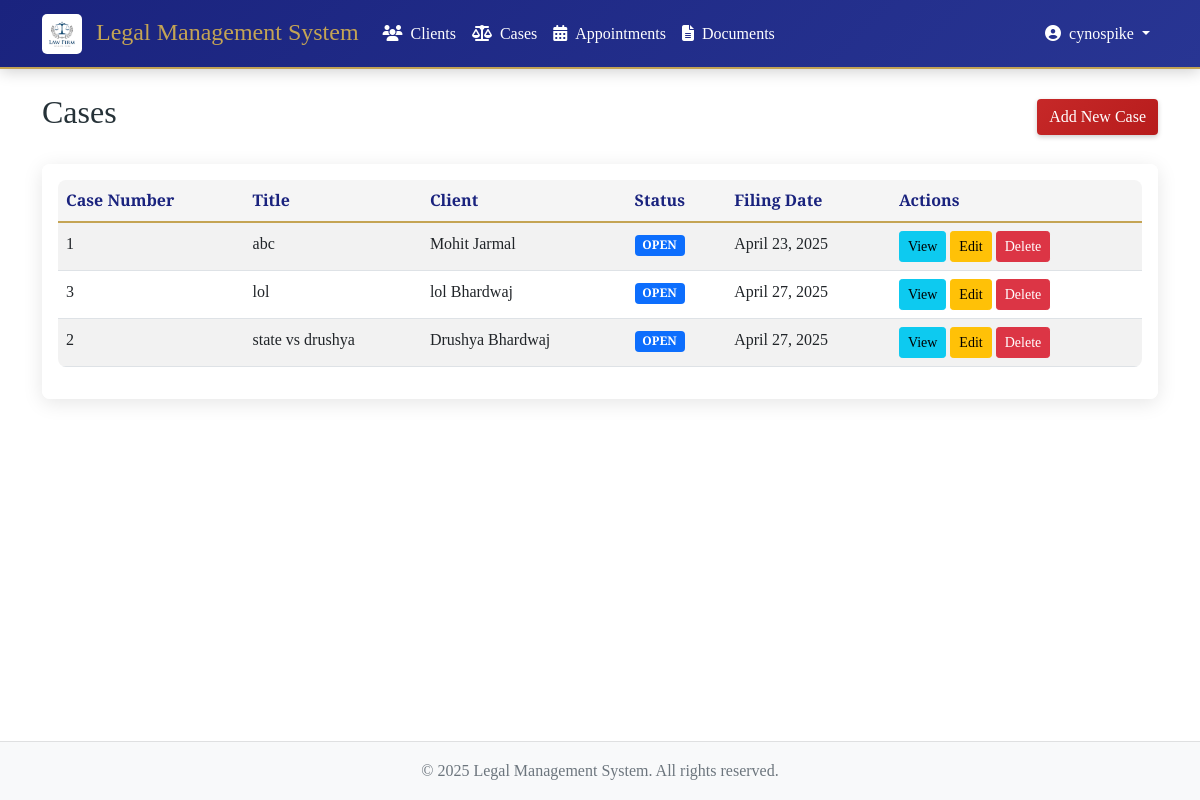
The app's page /cases/ (signed in) with its own data.
### cases/models.py (models this page shows, shortened)
class Case(models.Model):
    STATUS_CHOICES = [
        ('OPEN', 'Open'),
        ('IN_PROGRESS', 'In Progress'),
        ('CLOSED', 'Closed'),
    ]
    title = models.CharField(max_length=200)
    client = models.ForeignKey(Client, on_delete=models.CASCADE, related_name='cases')
    case_number = models.IntegerField()
    assigned_attorney = models.CharField(max_length=50)
    description = models.TextField(default=" ")
    court_name = models.CharField(max_length=50,default='District Court')
    status = models.CharField(max_length=20, choices=STATUS_CHOICES, default='OPEN')
    created_at = models.DateTimeField(auto_now_add=True)
    filing_date = models.DateField(default=datetime.date.today)
    updated_at = models.DateTimeField(auto_now=True)

### clients/models.py (models this page shows, shortened)
class Client(models.Model):
    first_name = models.CharField(max_length=100)
    last_name = models.CharField(max_length=100)
    email = models.EmailField()
    phone = models.CharField(max_length=20)
    address = models.TextField()
    date_of_birth = models.DateField()
    created_at = models.DateTimeField(auto_now_add=True)
    class Meta:
        ordering = ['-created_at']

### cases/views.py (the view)
# urls.py: path('', views.case_list, name='case_list'),
@login_required
def case_list(request):
    cases = Case.objects.all().order_by('-created_at')
    return render(request, 'cases/case_list.html', {'cases': cases})

### templates/cases/case_list.html (shortened to what this page needs)
{% extends 'base.html' %}
{% block content %}
<div class="d-flex justify-content-between align-items-center mb-4">
    <h2>Cases</h2>
    <a href="{% url 'cases:case_create' %}" class="btn btn-primary">Add New Case</a>
</div>
<div class="card">
    <div class="card-body">
        <div class="table-responsive">
            <table class="table table-striped">
                <thead>
                    <tr>
                        <th>Case Number</th>
                        <th>Title</th>
                        <th>Client</th>
                        <th>Status</th>
                        <th>Filing Date</th>
                        <th>Actions</th>
                    </tr>
                </thead>
                <tbody>
                    {% for case in cases %}
                    <tr>
                        <td>{{ case.case_number }}</td>
                        <td>{{ case.title }}</td>
                        <td>{{ case.client.first_name }} {{ case.client.last_name }}</td>
                        <td><span class="badge bg-{% if case.status == 'OPEN' %}primary{% elif case.status == 'PENDING' %}warning{% else %}success{% endif %}">{{ case.status }}</span></td>
                        <td>{{ case.filing_date }}</td>
                        <td>
                            <a href="{% url 'cases:case_detail' case.pk %}" class="btn btn-sm btn-info">View</a>
                            <a href="{% url 'cases:case_update' case.pk %}" class="btn btn-sm btn-warning">Edit</a>
                            <a href="{% url 'cases:case_delete' case.pk %}" class="btn btn-sm btn-danger">Delete</a>
                        </td>
                    </tr>
                    {% empty %}
                    <tr>
                        <td colspan="6" class="text-center">No cases found.</td>
                    </tr>
                    {% endfor %}
                </tbody>
            </table>
        </div>
    </div>
</div>
{% endblock %}

### templates/base.html (shortened to what this page needs)
{% load static %}
<!DOCTYPE html>
<html lang="en">
<head>
    <link href="https://cdn.jsdelivr.net/npm/bootstrap@5.1.3/dist/css/bootstrap.min.css" rel="stylesheet">
    <link rel="stylesheet" href="https://cdnjs.cloudflare.com/ajax/libs/font-awesome/6.5.1/css/all.min.css">
    <link rel="stylesheet" href="{% static 'css/style.css' %}">
    <link rel="stylesheet" href="{% static 'css/animations.css' %}">
</head>
<body>
    <nav class="navbar navbar-expand-lg navbar-dark">
        <div class="container">
            <a class="navbar-brand" href="{% url 'dashboard' %}">
                <img src="{% static 'images/logo.png' %}" alt="Legal Management System" height="40" class="me-2">
                Legal Management System
            </a>
            {% if user.is_authenticated %}
            <div class="collapse navbar-collapse" id="navbarNav">
                <ul class="navbar-nav me-auto">
                    <li class="nav-item">
                        <a class="nav-link" href="{% url 'clients:client_list' %}">
                            <i class="fas fa-users me-2"></i>Clients
                        </a>
                    </li>
                    <li class="nav-item">
                        <a class="nav-link" href="{% url 'cases:case_list' %}">
                            <i class="fas fa-balance-scale me-2"></i>Cases
                        </a>
                    </li>
                    <li class="nav-item">
                        <a class="nav-link" href="{% url 'appointments:appointment_list' %}">
                            <i class="fas fa-calendar-alt me-2"></i>Appointments
                        </a>
                    </li>
                    <li class="nav-item">
                        <a class="nav-link" href="{% url 'documents:document_list' %}">
                            <i class="fas fa-file-alt me-2"></i>Documents
                        </a>
                    </li>
                </ul>
                <div class="navbar-nav">
                    <div class="nav-item dropdown">
                        <a class="nav-link dropdown-toggle" href="#" id="userDropdown" role="button" data-bs-toggle="dropdown">
                            <i class="fas fa-user-circle me-2"></i>{{ user.username }}
                        </a>
                    </div>
                </div>
            </div>
            {% endif %}
        </div>
    </nav>
    <div class="content-wrapper">
        <div class="container mt-4">
            {% block content %}
            {% endblock %}
        </div>
    </div>
    <footer class="footer py-3 bg-light">
        <div class="container text-center">
            <span class="text-muted">© {% now "Y" %} Legal Management System. All rights reserved.</span>
        </div>
    </footer>
</body>
</html>

### static/css/style.css (style rules this page uses)
:root { --primary-color: #1a237e; --secondary-color: #283593; --accent-color: #c62828; --text-color: #263238; --light-bg: #f5f5f5; --gold-accent: #c4a454; }
body { font-family: 'Crimson Text', serif; color: var(--text-color); line-height: 1.6; min-height: 100vh; display: flex; flex-direction: column; margin: 0; }
.content-wrapper { flex: 1 0 auto; padding-bottom: 60px; }
.footer { flex-shrink: 0; background-color: var(--light-bg); position: fixed; bottom: 0; width: 100%; z-index: 100; border-top: 1px solid rgba(0, 0, 0, 0.1); }
.content-wrapper::before { content: ''; position: absolute; top: 0; left: 0; right: 0; bottom: 0; background-color: rgba(255, 255, 255, 0.85); z-index: -1; }
.navbar { margin-bottom: 0; }
.footer { margin-top: auto; background-color: var(--light-bg); }
.card { background-color: rgba(255, 255, 255, 0.9); backdrop-filter: blur(5px); }
.navbar { background: linear-gradient(135deg, rgba(26, 35, 126, 0.95), rgba(40, 53, 147, 0.95)) !important; }
.table { background-color: rgba(255, 255, 255, 0.9); }
.navbar { background: linear-gradient(135deg, var(--primary-color), var(--secondary-color)) !important; box-shadow: 0 2px 15px rgba(0,0,0,0.2); border-bottom: 2px solid var(--gold-accent); }
.navbar-brand { font-family: 'Cormorant Garamond', serif; font-size: 1.5rem; color: var(--gold-accent) !important; }
.nav-link { color: #fff !important; font-weight: 500; transition: color 0.3s ease; }
.card { border: none; box-shadow: 0 4px 20px rgba(0,0,0,0.1); background: rgba(255, 255, 255, 0.97); border-radius: 8px; overflow: hidden; }
.btn-primary { background: linear-gradient(135deg, var(--accent-color), #b71c1c); border: none; box-shadow: 0 2px 5px rgba(0,0,0,0.2); transition: all 0.3s ease; }
.table { background: white; border-radius: 8px; overflow: hidden; }
.table thead th { background: var(--light-bg); color: var(--primary-color); font-family: 'Cormorant Garamond', serif; border-bottom: 2px solid var(--gold-accent); }
.navbar-brand img { border-radius: 5px; object-fit: contain; height: 40px; width: auto; transition: transform 0.3s ease; }

### records on screen
Case: case_number "1", title "abc", client.first_name "Mohit", client.last_name "Jarmal", status "OPEN", filing_date "April 23, 2025"
Case: case_number "3", title "lol", client.first_name "lol", client.last_name "Bhardwaj", status "OPEN", filing_date "April 27, 2025"
Case: case_number "2", title "state vs drushya", client.first_name "Drushya", client.last_name "Bhardwaj", status "OPEN", filing_date "April 27, 2025"

### other values on screen
{{ user.username }} "cynospike"
